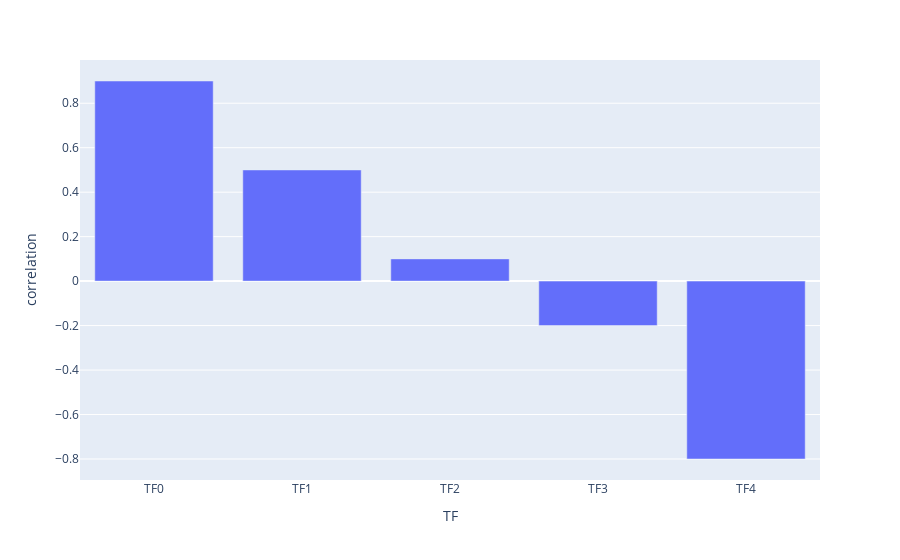

Write notebook code for a chart like this one.
### Markdown cell above
### Demo of GRegulNet:

### Code cell
demo_dict = {"M": 100,
            "corrVals": [0.9, 0.5, 0.1, -0.2, -0.8],
            "same_train_and_test_data_bool":True}
dummy_data = DemoDataBuilderXandY(**demo_dict)

X_train = dummy_data.X_train
y_train = dummy_data.y_train
X_test = dummy_data.X_test
y_test = dummy_data.y_test 

edge_list = [[0, 1, 100], [3, 4, 0.8], [0, 2], [0, 3], [0, 4], # may specify edge weights if we want
              [1, 2], [1, 3], [1, 4], [2, 3], [2, 4]]
alpha_lasso_val = 0.01
beta_network_val = 10

### Figure 1 — Plotly figure (JSON) as saved in the notebook; plotly's stock layout.template omitted (floating-point values rounded to 4 significant figures)
{"data": [{"alignmentgroup": "True", "hovertemplate": "TF=%{x}<br>correlation=%{y}<extra></extra>", "legendgroup": "", "marker": {"color": "#636efa", "pattern": {"shape": ""}}, "name": "", "offsetgroup": "", "orientation": "v", "showlegend": false, "textposition": "auto", "type": "bar", "x": ["TF0", "TF1", "TF2", "TF3", "TF4"], "xaxis": "x", "y": [0.9, 0.5, 0.1, -0.2, -0.8], "yaxis": "y"}], "layout": {"barmode": "group", "legend": {"tracegroupgap": 0}, "margin": {"t": 60}, "xaxis": {"anchor": "y", "domain": [0, 1], "title": {"text": "TF"}}, "yaxis": {"anchor": "x", "domain": [0, 1], "title": {"text": "correlation"}}}}
